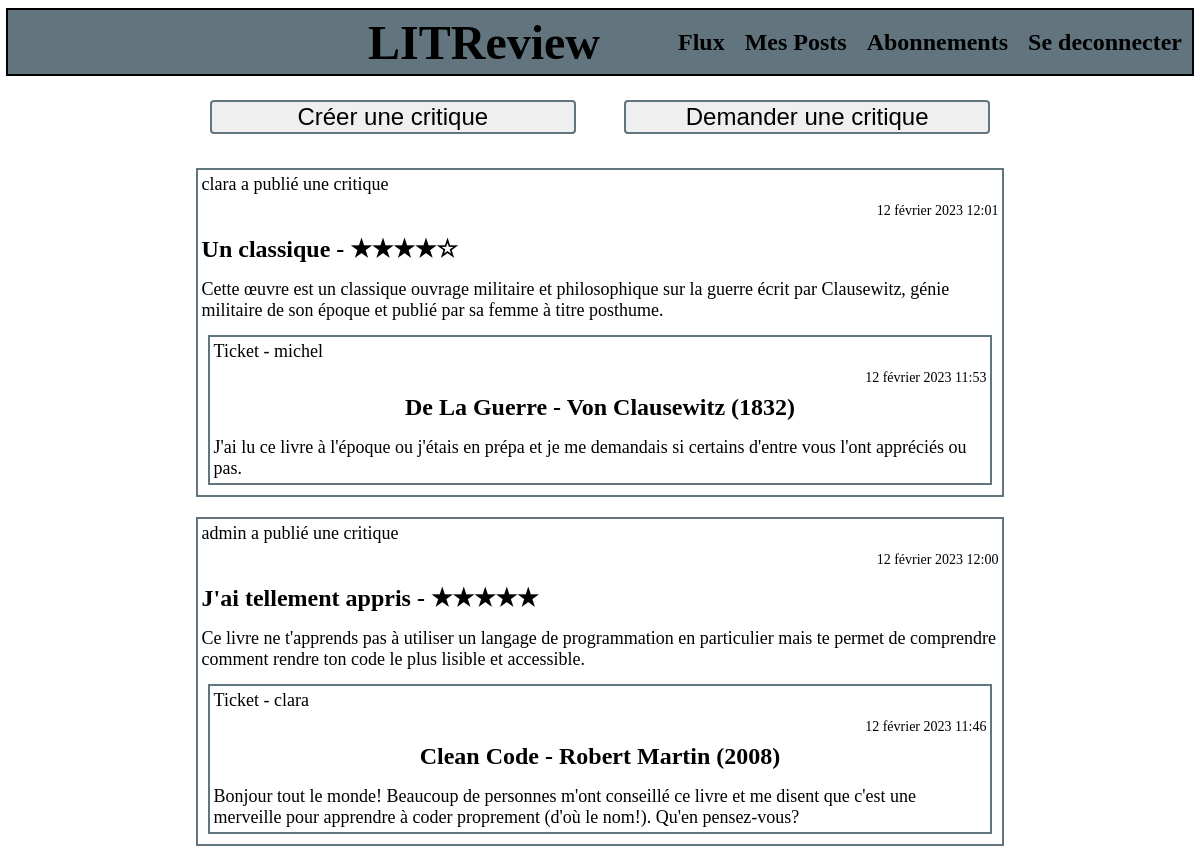
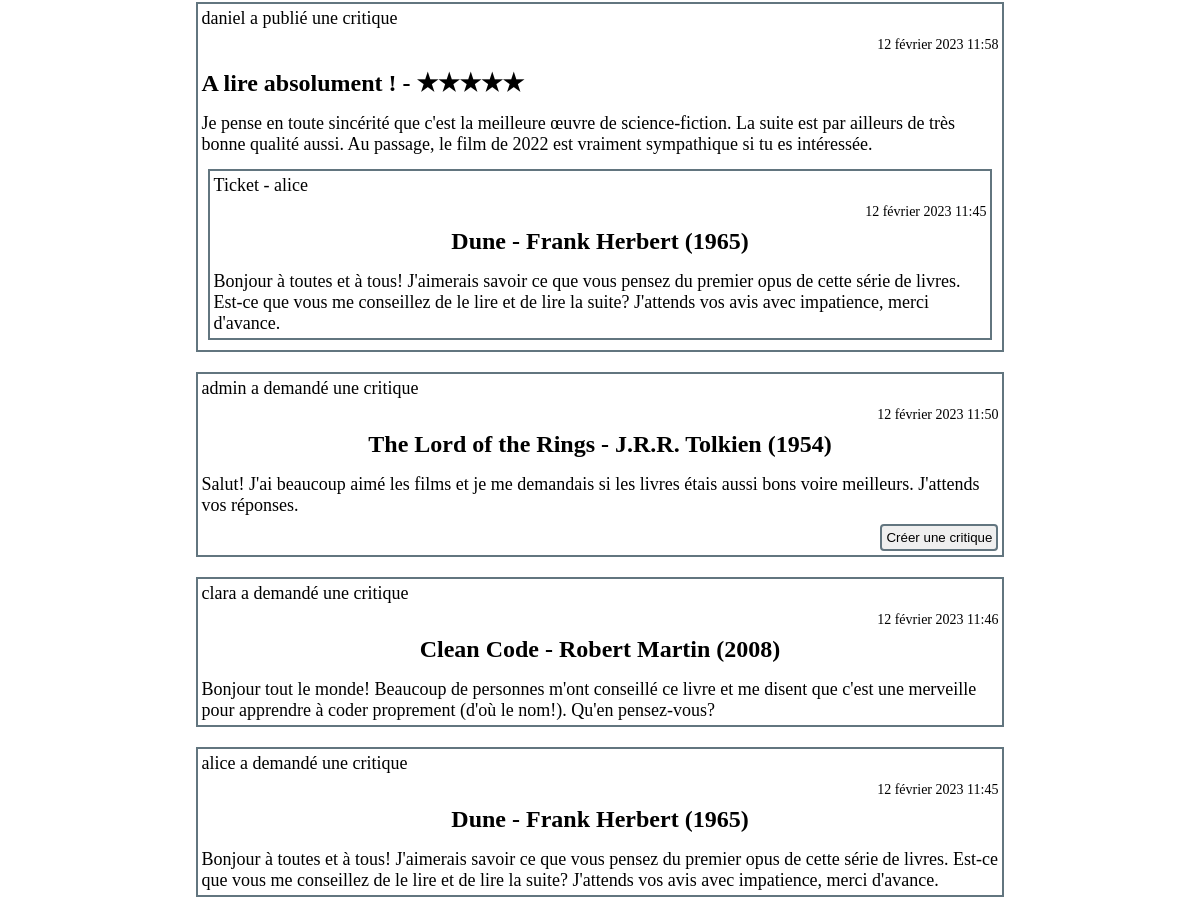
The app's page /flow/ (signed in) with its own data (2 pictures, top to bottom).
### reviews/models.py (models this page shows)
class Review(models.Model):
    ticket = models.ForeignKey(
        to=Ticket,
        on_delete=models.CASCADE
    )
    rating = models.fields.PositiveSmallIntegerField(
        validators=[MinValueValidator(0), MaxValueValidator(5)]
    )
    user = models.ForeignKey(
        to=AUTH_USER_MODEL,
        on_delete=models.CASCADE
    )
    headline = models.fields.CharField(max_length=128)
    body = models.fields.TextField(max_length=8192)
    time_created = models.fields.DateTimeField(auto_now_add=True)

class Ticket(models.Model):
    title = models.fields.CharField(max_length=128)
    description = models.fields.TextField(max_length=2048, blank=True)
    user = models.ForeignKey(
        to=AUTH_USER_MODEL,
        on_delete=models.CASCADE
    )
    image = models.ImageField(null=True, blank=True)
    time_created = models.fields.DateTimeField(auto_now_add=True)

### authentication/models.py (models this page shows)
class User(AbstractUser):
    pass

### reviews/views.py (the view)
# urls.py: path('flow/', reviews.views.flow_page, name="flow"),
@login_required
def flow_page(request: HttpRequest) -> HttpResponse:
    followed_users = [user_follows.followed_user for user_follows in request.user.following.all()] + [request.user]
    tickets = [
        ticket for ticket in models.Ticket.objects.all()
        if ticket.user in followed_users
    ]
    reviews = [
        review for review in models.Review.objects.all()
        if (review.user in followed_users or review.ticket.user in followed_users)
    ]
    for ticket in tickets:
        if ticket in [review.ticket for review in reviews]:
            ticket.is_ticket_reviewed = True
        else:
            ticket.is_ticket_reviewed = False
    for review in reviews:
        review.star_rating = review.headline + " - " + "★" * review.rating + "☆" * (5 - review.rating)
    tickets_and_reviews = sorted(
        itertools.chain(tickets, reviews),
        key=lambda element: element.time_created,
        reverse=True
    )
    context = {'flow_elements': tickets_and_reviews}
    return render(request, 'reviews/flow.html', context=context)

### reviews/templatetags/utils.py (called while the page is built)
@register.filter
def model_type(model: models.Model) -> str:
    return type(model).__name__

### reviews/templates/reviews/flow.html
{% extends 'reviews/base.html' %}
{% load utils %}
{% block content %}
<div class="main-container">
    <div class="content-creation-block">
        <button type="submit" class="content-creation" onclick="location.href='{% url 'create_review' %}'">Créer une critique</button>
        <button type="submit" class="content-creation" onclick="location.href='{% url 'create_ticket' %}'">Demander une critique</button>
    </div>
    <div class="flow">
        {% for element in flow_elements %}
            {% if element|model_type == 'Ticket' %}
                <div class="ticket">
                    {% include 'reviews/ticket_display.html' %}
                    {% if not element.is_ticket_reviewed %}
                        <div class="container-button-action">
                            <button class="button" type="submit" onclick="location.href='{% url 'review_ticket' element.id %}'">Créer une critique</button>
                        </div>
                    {% endif %}
                </div>
            {% elif element|model_type == 'Review' %}
                <div class="review">
                    {% include 'reviews/review_display.html' %}
                </div>
            {% endif %}
        {% endfor %}
    </div>
</div>
{% endblock content %}

### reviews/templates/reviews/base.html (shortened to what this page needs)
{% load static %}
<!DOCTYPE html>
<html lang="fr">
    <head>
        <link rel="stylesheet" href="{% static 'reviews/style.css' %}" />
    </head>
    <body>
        <header class="header-container">
            <div class="semi-header-container">
                <h2>LITReview</h2>
            </div>
            <div class="semi-header-container">
                <a href="{% url 'flow' %}">Flux</a>
                <a href="{% url 'my_posts' %}">Mes Posts</a>
                <a href="{% url 'user_follows' %}">Abonnements</a>
                <a href="{% url 'login' %}">Se deconnecter</a>
            </div>
        </header>
        {% block content %}{% endblock content %}
    </body>
</html>

### reviews/templates/reviews/review_display.html (shortened to what this page needs)
<p class="user">{{element.user.username}} a publié une critique</p>
<p class="time-created">{{element.time_created}}</p>
<p class="rating">{{element.star_rating}}</p>
<p class="description">{{element.body}}</p>
<div class="ticket">
    <p class="user">Ticket - {{element.ticket.user.username}}</p>
    <p class="time-created">{{element.ticket.time_created}}</p>
    <h3 class="title">{{element.ticket.title}}</h3>
    <p class="description">{{element.ticket.description}}</p>
</div>

### reviews/templates/reviews/ticket_display.html (shortened to what this page needs)
<p class="user">{{element.user.username}} a demandé une critique</p>
<p class="time-created">{{element.time_created}}</p>
<h3 class="title">{{element.title}}</h3>
<p class="description">{{element.description}}</p>

### reviews/static/reviews/style.css (style rules this page uses)
body { display: flex; flex-direction: column; align-items: center; }
.header-container { display: flex; flex-direction: row; width: 100%; align-items: center; justify-content: center; height: 64px; border: 2px solid; background-color: #62757f; }
.semi-header-container { display: flex; width: 100%; flex-direction: row; align-items: center; justify-content: right; }
a { text-decoration: none; color: #000; font-size: 24px; font-weight: bolder; margin-left: 10px; margin-right: 10px; }
h2 { font-size: 48px; font-weight: bolder; }
h3 { font-size: 32px; font-weight: bold; }
.main-container { display: flex; flex-direction: column; width: 70%; align-items: center; }
.content-creation-block { display: flex; flex-direction: row; width: 100%; align-items: center; justify-content: center; }
.content-creation { font-size: 24px; align-items: center; justify-content: center; width: 100%; margin: 24px; border: 2px solid #62757f; border-radius: 4px; }
.button { margin: 4px; border: 2px solid #62757f; border-radius: 4px; }
.flow { display: flex; flex-direction: column; width: 100%; }
.ticket { display: flex; flex-direction: column; width: auto; border: 2px solid #62757f; margin: 10px; }
.container-button-action { display: flex; justify-content: right; }
.container-button-action button { padding: 4px; }
.review { display: flex; flex-direction: column; width: auto; border: 2px solid #62757f; margin: 10px; }
.user { display: flex; font-size: 18px; width: auto; justify-content: left; margin: 4px; }
.time-created { display: flex; font-size: 14px; width: auto; justify-content: right; margin: 4px; }
.title { display: flex; font-size: 24px; width: auto; font-weight: bold; justify-content: center; margin: 4px; }
.description { display: flex; width: auto; font-size: 18px; margin: 4px; margin-top: 12px; }
.rating { display: flex; width: auto; font-size: 24px; font-weight: bold; margin: 4px; margin-top: 12px; }

### records on screen
Review: user.username "clara", time_created "12 février 2023 12:01", star_rating "Un classique - ★★★★☆", body "Cette œuvre est un classique ouvrage militaire et philosophique sur la guerre écrit par Clausewitz, génie militaire de son époque et publié par sa femme à titre posthume.", ticket.user.username "michel", ticket.time_created "12 février 2023 11:53", ticket "De La Guerre - Von Clausewitz (1832)", ticket.description "J'ai lu ce livre à l'époque ou j'étais en prépa et je me demandais si certains d'entre vous l'ont appréciés ou pas."
Review: user.username "admin", time_created "12 février 2023 12:00", star_rating "J'ai tellement appris - ★★★★★", body "Ce livre ne t'apprends pas à utiliser un langage de programmation en particulier mais te permet de comprendre comment rendre ton code le plus lisible et accessible.", ticket.user.username "clara", ticket.time_created "12 février 2023 11:46", ticket "Clean Code - Robert Martin (2008)", ticket.description "Bonjour tout le monde! Beaucoup de personnes m'ont conseillé ce livre et me disent que c'est une merveille pour apprendre à coder proprement (d'où le nom!). Qu'en pensez-vous?"
Review: user.username "daniel", time_created "12 février 2023 11:58", star_rating "A lire absolument ! - ★★★★★", body "Je pense en toute sincérité que c'est la meilleure œuvre de science-fiction. La suite est par ailleurs de très bonne qualité aussi. Au passage, le film de 2022 est vraiment sympathique si tu es intéressée.", ticket.user.username "alice", ticket.time_created "12 février 2023 11:45", ticket "Dune - Frank Herbert (1965)", ticket.description "Bonjour à toutes et à tous! J'aimerais savoir ce que vous pensez du premier opus de cette série de livres. Est-ce que vous me conseillez de le lire et de lire la suite? J'attends vos avis avec impatience, merci d'avance."
Ticket: user.username "admin", time_created "12 février 2023 11:50", title "The Lord of the Rings - J.R.R. Tolkien (1954)", description "Salut! J'ai beaucoup aimé les films et je me demandais si les livres étais aussi bons voire meilleurs. J'attends vos réponses.", shows "Créer une critique"
Ticket: user.username "clara", time_created "12 février 2023 11:46", title "Clean Code - Robert Martin (2008)", description "Bonjour tout le monde! Beaucoup de personnes m'ont conseillé ce livre et me disent que c'est une merveille pour apprendre à coder proprement (d'où le nom!). Qu'en pensez-vous?"
Ticket: user.username "alice", time_created "12 février 2023 11:45", title "Dune - Frank Herbert (1965)", description "Bonjour à toutes et à tous! J'aimerais savoir ce que vous pensez du premier opus de cette série de livres. Est-ce que vous me conseillez de le lire et de lire la suite? J'attends vos avis avec impatience, merci d'avance."
